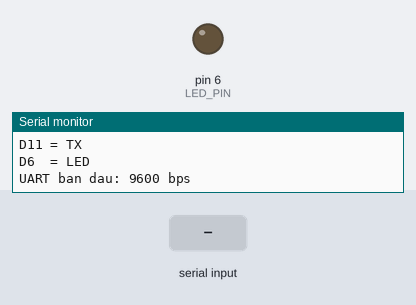
This program was run on a simulated Arduino Uno, built with avr-gcc and run on an emulated ATmega328P. Parts: output pins drawn as LEDs (lit = HIGH), the last lines printed to the serial monitor. Dashed ring = blinking. The test bench sets the inputs (shaded band).

Above: at 1.2 s.
1.3 s: "CFG_ON\n" received over the second serial link
At 1.55 s:
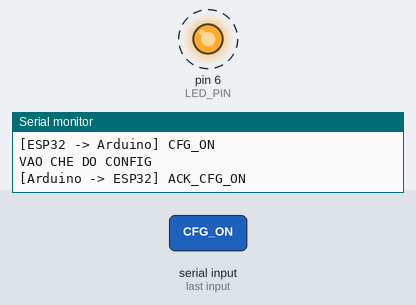
4.3 s: "CFG_OFF\n" received over the second serial link
5.8 s: "SET_BAUD:\n" received over the second serial link
Timing chart, 0 to 8.8 s (numbered marks = the images above; inputs shaded):
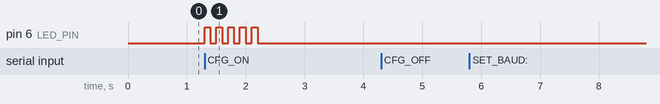

Measured:
- after the input at 1.3 s, pin 6 (LED_PIN): alternates HIGH for 0.10 s and LOW for 0.10 s, 10 changes in all, then stays LOW, starting at once

The program:

main.cpp
```cpp
#include <Arduino.h>
#include <SoftwareSerial.h>

// ===========================================
// CHAN
// ===========================================
#define UART_RX_PIN 10
#define UART_TX_PIN 11

#define LED_PIN 6

// D10 = RX
// D11 = TX
SoftwareSerial ESP32UART(UART_RX_PIN, UART_TX_PIN);

// ===========================================
// UART
// ===========================================
unsigned long currentBaud = 9600;

unsigned long pendingBaud = 0;
bool baudSwitchPending = false;

unsigned long baudSwitchTime = 0;

// ===========================================
// UART BUFFER
// ===========================================
String uartBuffer = "";

// ===========================================
// LED NON-BLOCKING
// ===========================================
bool ledPatternActive = false;
bool ledState = false;

uint8_t blinksRemaining = 0;

unsigned long ledPreviousTime = 0;

unsigned int ledOnTime = 200;
unsigned int ledOffTime = 200;

// ==================================================
// BAT DAU NHAY LED
// ==================================================
void startBlink(
    uint8_t count,
    unsigned int onTime,
    unsigned int offTime)
{
    // Ghi de pattern cu
    ledPatternActive = true;

    blinksRemaining = count;

    ledOnTime = onTime;
    ledOffTime = offTime;

    ledState = true;

    digitalWrite(LED_PIN, HIGH);

    ledPreviousTime = millis();
}

// ==================================================
// TAT LED
// ==================================================
void stopBlink()
{
    ledPatternActive = false;

    ledState = false;

    blinksRemaining = 0;

    digitalWrite(LED_PIN, LOW);
}

// ==================================================
// CAP NHAT LED KHONG DELAY
// ==================================================
void updateLED()
{
    if (!ledPatternActive)
        return;

    unsigned long now = millis();

    // LED dang BAT
    if (ledState)
    {
        if (now - ledPreviousTime >= ledOnTime)
        {
            digitalWrite(LED_PIN, LOW);

            ledState = false;

            ledPreviousTime = now;

            // Da hoan thanh 1 lan nhay
            if (blinksRemaining > 0)
            {
                blinksRemaining--;
            }

            // Het so lan nhay
            if (blinksRemaining == 0)
            {
                ledPatternActive = false;
            }
        }
    }

    // LED dang TAT
    else
    {
        if (now - ledPreviousTime >= ledOffTime)
        {
            digitalWrite(LED_PIN, HIGH);

            ledState = true;

            ledPreviousTime = now;
        }
    }
}

// ==================================================
// GUI PHAN HOI CHO ESP32
// ==================================================
void sendReply(const String &message)
{
    ESP32UART.println(message);

    Serial.print("[Arduino -> ESP32] ");
    Serial.println(message);
}

// ==================================================
// XU LY LENH NHAN TU ESP32
// ==================================================
void processCommand(String command)
{
    command.trim();

    if (command.length() == 0)
        return;

    Serial.print("[ESP32 -> Arduino] ");
    Serial.println(command);

    // ========================================
    // VAO CONFIG
    // ========================================
    if (command == "CFG_ON")
    {
        Serial.println("VAO CHE DO CONFIG");

        // Nhay nhanh 5 lan
        startBlink(
            5,
            100,
            100);

        sendReply("ACK_CFG_ON");

        return;
    }

    // ========================================
    // THOAT CONFIG
    // ========================================
    if (command == "CFG_OFF")
    {
        Serial.println("THOAT CHE DO CONFIG");

        stopBlink();

        sendReply("ACK_CFG_OFF");

        return;
    }

    // ========================================
    // DOI BAUD
    // ========================================
    if (command.startsWith("SET_BAUD:"))
    {
        String baudString = command.substring(9);

        unsigned long newBaud = baudString.toInt();

        // ----------------------------
        // 9600
        // ----------------------------
        if (newBaud == 9600)
        {
            Serial.println();
            Serial.println("Chon UART = 9600 bps");

            // LED nhay 1 lan
            startBlink(
                1,
                300,
                300);
        }

        // ----------------------------
        // 115200
        // ----------------------------
        else if (newBaud == 115200)
        {
            Serial.println();
            Serial.println("Chon UART = 115200 bps");

            // LED nhay 2 lan
            startBlink(
                2,
                300,
                300);
        }

        else
        {
            Serial.println("Baud khong hop le!");

            sendReply("ERROR_BAUD");

            return;
        }

        // -----------------------------------
        // ACK bang BAUD CU
        // -----------------------------------
        String reply = "ACK_BAUD:";
        reply += String(newBaud);

        sendReply(reply);

        // Cho mot chut de ACK duoc gui xong
        // NHUNG KHONG DUNG delay()
        pendingBaud = newBaud;

        baudSwitchPending = true;

        baudSwitchTime = millis() + 200;

        return;
    }
}

// ==================================================
// DOC UART
// ==================================================
void updateUART()
{
    while (ESP32UART.available())
    {
        char c = ESP32UART.read();

        if (c == '\n')
        {
            processCommand(uartBuffer);

            uartBuffer = "";
        }
        else if (c != '\r')
        {
            uartBuffer += c;

            // Chong tran buffer
            if (uartBuffer.length() > 100)
            {
                uartBuffer = "";
            }
        }
    }
}
// ==================================================
// DOI BAUD UART
// ==================================================
void updateBaud()
{
    if (!baudSwitchPending)
        return;

    if ((long)(millis() - baudSwitchTime) >= 0)
    {
        baudSwitchPending = false;

        ESP32UART.flush();

        ESP32UART.end();

        currentBaud = pendingBaud;

        ESP32UART.begin(currentBaud);

        pendingBaud = 0;

        Serial.println();
        Serial.println("===============================");
        Serial.print("UART ARDUINO DA DOI THANH: ");
        Serial.print(currentBaud);
        Serial.println(" bps");
        Serial.println("===============================");
    }
}

// ==================================================
// SETUP
// ==================================================
void setup()
{
    pinMode(LED_PIN, OUTPUT);

    digitalWrite(LED_PIN, LOW);

    // Serial Monitor Arduino
    Serial.begin(115200);

    // UART Arduino <-> ESP32
    ESP32UART.begin(currentBaud);

    Serial.println();
    Serial.println("===============================");
    Serial.println("ARDUINO UNO - BAI 1.2");
    Serial.println("===============================");

    Serial.println("D10 = RX");
    Serial.println("D11 = TX");
    Serial.println("D6  = LED");

    Serial.print("UART ban dau: ");
    Serial.print(currentBaud);
    Serial.println(" bps");
}

// ==================================================
// LOOP
// ==================================================
void loop()
{
    updateUART();

    updateLED();

    updateBaud();

    // KHONG CO delay()
}
```
